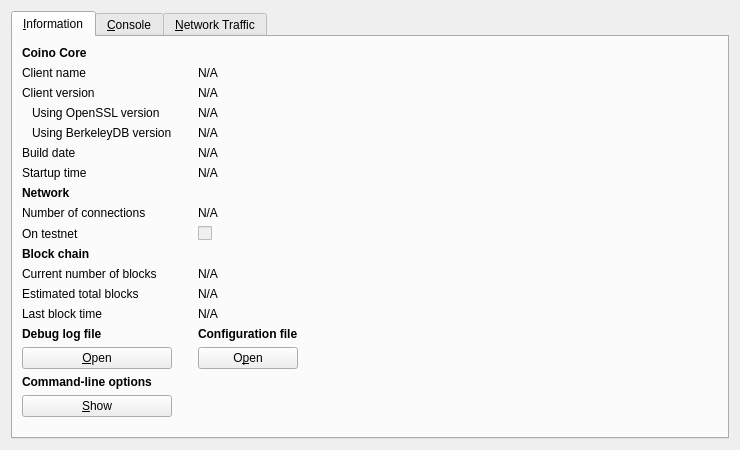
<?xml version="1.0" encoding="UTF-8"?>
<ui version="4.0">
 <class>RPCConsole</class>
 <widget class="QWidget" name="RPCConsole">
  <property name="geometry">
   <rect>
    <x>0</x>
    <y>0</y>
    <width>740</width>
    <height>450</height>
   </rect>
  </property>
  <property name="windowTitle">
   <string>Coino - Debug window</string>
  </property>
  <layout class="QVBoxLayout" name="verticalLayout_2">
   <item>
    <widget class="QTabWidget" name="tabWidget">
     <property name="currentIndex">
      <number>0</number>
     </property>
     <widget class="QWidget" name="tab_info">
      <attribute name="title">
       <string>&amp;Information</string>
      </attribute>
      <layout class="QGridLayout" name="gridLayout">
       <item row="15" column="2">
        <widget class="QLabel" name="labelConfigfile">
         <property name="font">
          <font>
           <weight>75</weight>
           <bold>true</bold>
          </font>
         </property>
         <property name="text">
          <string>Configuration file</string>
         </property>
        </widget>
       </item>
       <item row="13" column="2">
        <widget class="QLabel" name="lastBlockTime">
         <property name="cursor">
          <cursorShape>IBeamCursor</cursorShape>
         </property>
         <property name="text">
          <string>N/A</string>
         </property>
         <property name="textFormat">
          <enum>Qt::PlainText</enum>
         </property>
         <property name="textInteractionFlags">
          <set>Qt::LinksAccessibleByMouse|Qt::TextSelectableByKeyboard|Qt::TextSelectableByMouse</set>
         </property>
        </widget>
       </item>
       <item row="11" column="0">
        <widget class="QLabel" name="label_3">
         <property name="text">
          <string>Current number of blocks</string>
         </property>
        </widget>
       </item>
       <item row="11" column="2">
        <widget class="QLabel" name="numberOfBlocks">
         <property name="cursor">
          <cursorShape>IBeamCursor</cursorShape>
         </property>
         <property name="text">
          <string>N/A</string>
         </property>
         <property name="textFormat">
          <enum>Qt::PlainText</enum>
         </property>
         <property name="textInteractionFlags">
          <set>Qt::LinksAccessibleByMouse|Qt::TextSelectableByKeyboard|Qt::TextSelectableByMouse</set>
         </property>
        </widget>
       </item>
       <item row="17" column="0">
        <widget class="QLabel" name="labelCLOptions">
         <property name="font">
          <font>
           <weight>75</weight>
           <bold>true</bold>
          </font>
         </property>
         <property name="text">
          <string>Command-line options</string>
         </property>
        </widget>
       </item>
       <item row="16" column="0">
        <widget class="QPushButton" name="openDebugLogfileButton">
         <property name="toolTip">
          <string>Open the Coino debug log file from the current data directory. This can take a few seconds for large log files.</string>
         </property>
         <property name="text">
          <string>&amp;Open</string>
         </property>
         <property name="autoDefault">
          <bool>false</bool>
         </property>
        </widget>
       </item>
       <item row="15" column="0">
        <widget class="QLabel" name="labelDebugLogfile">
         <property name="font">
          <font>
           <weight>75</weight>
           <bold>true</bold>
          </font>
         </property>
         <property name="text">
          <string>Debug log file</string>
         </property>
        </widget>
       </item>
       <item row="18" column="3" rowspan="2">
        <spacer name="horizontalSpacer">
         <property name="orientation">
          <enum>Qt::Horizontal</enum>
         </property>
         <property name="sizeHint" stdset="0">
          <size>
           <width>404</width>
           <height>20</height>
          </size>
         </property>
        </spacer>
       </item>
       <item row="19" column="1">
        <spacer name="verticalSpacer">
         <property name="orientation">
          <enum>Qt::Vertical</enum>
         </property>
         <property name="sizeHint" stdset="0">
          <size>
           <width>20</width>
           <height>40</height>
          </size>
         </property>
        </spacer>
       </item>
       <item row="18" column="0">
        <widget class="QPushButton" name="showCLOptionsButton">
         <property name="toolTip">
          <string>Show the Coino-Qt help message to get a list with possible Coino command-line options.</string>
         </property>
         <property name="text">
          <string>&amp;Show</string>
         </property>
         <property name="autoDefault">
          <bool>false</bool>
         </property>
        </widget>
       </item>
       <item row="13" column="0">
        <widget class="QLabel" name="label_2">
         <property name="text">
          <string>Last block time</string>
         </property>
        </widget>
       </item>
       <item row="7" column="0">
        <widget class="QLabel" name="label_11">
         <property name="font">
          <font>
           <weight>75</weight>
           <bold>true</bold>
          </font>
         </property>
         <property name="text">
          <string>Network</string>
         </property>
        </widget>
       </item>
       <item row="6" column="2">
        <widget class="QLabel" name="startupTime">
         <property name="cursor">
          <cursorShape>IBeamCursor</cursorShape>
         </property>
         <property name="text">
          <string>N/A</string>
         </property>
         <property name="textFormat">
          <enum>Qt::PlainText</enum>
         </property>
         <property name="textInteractionFlags">
          <set>Qt::LinksAccessibleByMouse|Qt::TextSelectableByKeyboard|Qt::TextSelectableByMouse</set>
         </property>
        </widget>
       </item>
       <item row="6" column="0">
        <widget class="QLabel" name="label_13">
         <property name="text">
          <string>Startup time</string>
         </property>
        </widget>
       </item>
       <item row="9" column="0">
        <widget class="QLabel" name="label_8">
         <property name="text">
          <string>On testnet</string>
         </property>
        </widget>
       </item>
       <item row="8" column="2">
        <widget class="QLabel" name="numberOfConnections">
         <property name="cursor">
          <cursorShape>IBeamCursor</cursorShape>
         </property>
         <property name="text">
          <string>N/A</string>
         </property>
         <property name="textFormat">
          <enum>Qt::PlainText</enum>
         </property>
         <property name="textInteractionFlags">
          <set>Qt::LinksAccessibleByMouse|Qt::TextSelectableByKeyboard|Qt::TextSelectableByMouse</set>
         </property>
        </widget>
       </item>
       <item row="8" column="0">
        <widget class="QLabel" name="label_7">
         <property name="text">
          <string>Number of connections</string>
         </property>
        </widget>
       </item>
       <item row="10" column="0">
        <widget class="QLabel" name="label_10">
         <property name="font">
          <font>
           <weight>75</weight>
           <bold>true</bold>
          </font>
         </property>
         <property name="text">
          <string>Block chain</string>
         </property>
        </widget>
       </item>
       <item row="9" column="2">
        <widget class="QCheckBox" name="isTestNet">
         <property name="enabled">
          <bool>false</bool>
         </property>
         <property name="text">
          <string/>
         </property>
        </widget>
       </item>
       <item row="12" column="0">
        <widget class="QLabel" name="label_4">
         <property name="text">
          <string>Estimated total blocks</string>
         </property>
        </widget>
       </item>
       <item row="12" column="2">
        <widget class="QLabel" name="totalBlocks">
         <property name="cursor">
          <cursorShape>IBeamCursor</cursorShape>
         </property>
         <property name="text">
          <string>N/A</string>
         </property>
         <property name="textFormat">
          <enum>Qt::PlainText</enum>
         </property>
         <property name="textInteractionFlags">
          <set>Qt::LinksAccessibleByMouse|Qt::TextSelectableByKeyboard|Qt::TextSelectableByMouse</set>
         </property>
        </widget>
       </item>
       <item row="2" column="2">
        <widget class="QLabel" name="clientVersion">
         <property name="cursor">
          <cursorShape>IBeamCursor</cursorShape>
         </property>
         <property name="text">
          <string>N/A</string>
         </property>
         <property name="textFormat">
          <enum>Qt::PlainText</enum>
         </property>
         <property name="textInteractionFlags">
          <set>Qt::LinksAccessibleByMouse|Qt::TextSelectableByKeyboard|Qt::TextSelectableByMouse</set>
         </property>
        </widget>
       </item>
       <item row="4" column="0">
        <widget class="QLabel" name="label_berkeleyDBVersion">
         <property name="text">
          <string>Using BerkeleyDB version</string>
         </property>
         <property name="indent">
          <number>10</number>
         </property>
        </widget>
       </item>
       <item row="3" column="0">
        <widget class="QLabel" name="label_14">
         <property name="text">
          <string>Using OpenSSL version</string>
         </property>
         <property name="indent">
          <number>10</number>
         </property>
        </widget>
       </item>
       <item row="3" column="2">
        <widget class="QLabel" name="openSSLVersion">
         <property name="cursor">
          <cursorShape>IBeamCursor</cursorShape>
         </property>
         <property name="text">
          <string>N/A</string>
         </property>
         <property name="textFormat">
          <enum>Qt::PlainText</enum>
         </property>
         <property name="textInteractionFlags">
          <set>Qt::LinksAccessibleByMouse|Qt::TextSelectableByKeyboard|Qt::TextSelectableByMouse</set>
         </property>
        </widget>
       </item>
       <item row="4" column="2">
        <widget class="QLabel" name="berkeleyDBVersion">
         <property name="cursor">
          <cursorShape>IBeamCursor</cursorShape>
         </property>
         <property name="text">
          <string>N/A</string>
         </property>
         <property name="textFormat">
          <enum>Qt::PlainText</enum>
         </property>
         <property name="textInteractionFlags">
          <set>Qt::LinksAccessibleByMouse|Qt::TextSelectableByKeyboard|Qt::TextSelectableByMouse</set>
         </property>
        </widget>
       </item>
       <item row="5" column="0">
        <widget class="QLabel" name="label_12">
         <property name="text">
          <string>Build date</string>
         </property>
        </widget>
       </item>
       <item row="5" column="2">
        <widget class="QLabel" name="buildDate">
         <property name="cursor">
          <cursorShape>IBeamCursor</cursorShape>
         </property>
         <property name="text">
          <string>N/A</string>
         </property>
         <property name="textFormat">
          <enum>Qt::PlainText</enum>
         </property>
         <property name="textInteractionFlags">
          <set>Qt::LinksAccessibleByMouse|Qt::TextSelectableByKeyboard|Qt::TextSelectableByMouse</set>
         </property>
        </widget>
       </item>
       <item row="2" column="0">
        <widget class="QLabel" name="label_6">
         <property name="text">
          <string>Client version</string>
         </property>
        </widget>
       </item>
       <item row="0" column="0">
        <widget class="QLabel" name="label_9">
         <property name="font">
          <font>
           <weight>75</weight>
           <bold>true</bold>
          </font>
         </property>
         <property name="text">
          <string>Coino Core</string>
         </property>
        </widget>
       </item>
       <item row="1" column="2">
        <widget class="QLabel" name="clientName">
         <property name="cursor">
          <cursorShape>IBeamCursor</cursorShape>
         </property>
         <property name="text">
          <string>N/A</string>
         </property>
         <property name="textFormat">
          <enum>Qt::PlainText</enum>
         </property>
         <property name="textInteractionFlags">
          <set>Qt::LinksAccessibleByMouse|Qt::TextSelectableByKeyboard|Qt::TextSelectableByMouse</set>
         </property>
        </widget>
       </item>
       <item row="1" column="0">
        <widget class="QLabel" name="label_5">
         <property name="text">
          <string>Client name</string>
         </property>
        </widget>
       </item>
       <item row="14" column="2">
        <spacer name="verticalSpacer_2">
         <property name="orientation">
          <enum>Qt::Vertical</enum>
         </property>
         <property name="sizeHint" stdset="0">
          <size>
           <width>20</width>
           <height>20</height>
          </size>
         </property>
        </spacer>
       </item>
       <item row="16" column="2">
        <widget class="QPushButton" name="openConfigurationfileButton">
         <property name="toolTip">
          <string>Open the Coino configuration file from the current data directory.</string>
         </property>
         <property name="text">
          <string>O&amp;pen</string>
         </property>
         <property name="autoDefault">
          <bool>false</bool>
         </property>
        </widget>
       </item>
      </layout>
     </widget>
     <widget class="QWidget" name="tab_console">
      <attribute name="title">
       <string>&amp;Console</string>
      </attribute>
      <layout class="QVBoxLayout" name="verticalLayout_3">
       <property name="spacing">
        <number>3</number>
       </property>
       <item>
        <widget class="QTextEdit" name="messagesWidget">
         <property name="minimumSize">
          <size>
           <width>0</width>
           <height>100</height>
          </size>
         </property>
         <property name="readOnly">
          <bool>true</bool>
         </property>
         <property name="tabKeyNavigation" stdset="0">
          <bool>false</bool>
         </property>
         <property name="columnCount" stdset="0">
          <number>2</number>
         </property>
        </widget>
       </item>
       <item>
        <layout class="QHBoxLayout" name="horizontalLayout">
         <property name="spacing">
          <number>3</number>
         </property>
         <item>
          <widget class="QLabel" name="label">
           <property name="text">
            <string notr="true">&gt;</string>
           </property>
          </widget>
         </item>
         <item>
          <widget class="QLineEdit" name="lineEdit"/>
         </item>
         <item>
          <widget class="QPushButton" name="clearButton">
           <property name="maximumSize">
            <size>
             <width>24</width>
             <height>24</height>
            </size>
           </property>
           <property name="toolTip">
            <string>Clear console</string>
           </property>
           <property name="text">
            <string/>
           </property>
           <property name="icon">
            <iconset resource="../bitcoin.qrc">
             <normaloff>:/icons/remove</normaloff>:/icons/remove</iconset>
           </property>
           <property name="shortcut">
            <string notr="true">Ctrl+L</string>
           </property>
           <property name="autoDefault">
            <bool>false</bool>
           </property>
          </widget>
         </item>
        </layout>
       </item>
      </layout>
     </widget>
     <widget class="QWidget" name="tab_nettraffic">
      <attribute name="title">
       <string>&amp;Network Traffic</string>
      </attribute>
      <layout class="QHBoxLayout" name="horizontalLayout_3">
       <item>
        <layout class="QVBoxLayout" name="verticalLayout_4">
         <item>
          <widget class="TrafficGraphWidget" name="trafficGraph" native="true">
           <property name="sizePolicy">
            <sizepolicy hsizetype="Expanding" vsizetype="Expanding">
             <horstretch>0</horstretch>
             <verstretch>0</verstretch>
            </sizepolicy>
           </property>
          </widget>
         </item>
         <item>
          <layout class="QHBoxLayout" name="horizontalLayout_2">
           <item>
            <widget class="QSlider" name="sldGraphRange">
             <property name="minimum">
              <number>1</number>
             </property>
             <property name="maximum">
              <number>288</number>
             </property>
             <property name="pageStep">
              <number>12</number>
             </property>
             <property name="value">
              <number>6</number>
             </property>
             <property name="orientation">
              <enum>Qt::Horizontal</enum>
             </property>
            </widget>
           </item>
           <item>
            <widget class="QLabel" name="lblGraphRange">
             <property name="minimumSize">
              <size>
               <width>100</width>
               <height>0</height>
              </size>
             </property>
             <property name="alignment">
              <set>Qt::AlignCenter</set>
             </property>
            </widget>
           </item>
           <item>
            <widget class="QPushButton" name="btnClearTrafficGraph">
             <property name="text">
              <string>&amp;Clear</string>
             </property>
             <property name="autoDefault">
              <bool>false</bool>
             </property>
            </widget>
           </item>
          </layout>
         </item>
        </layout>
       </item>
       <item>
        <layout class="QVBoxLayout" name="verticalLayout">
         <item>
          <widget class="QGroupBox" name="groupBox">
           <property name="title">
            <string>Totals</string>
           </property>
           <layout class="QVBoxLayout" name="verticalLayout_5">
            <item>
             <layout class="QHBoxLayout" name="horizontalLayout_4">
              <item>
               <widget class="Line" name="line">
                <property name="sizePolicy">
                 <sizepolicy hsizetype="Fixed" vsizetype="Fixed">
                  <horstretch>0</horstretch>
                  <verstretch>0</verstretch>
                 </sizepolicy>
                </property>
                <property name="minimumSize">
                 <size>
                  <width>10</width>
                  <height>0</height>
                 </size>
                </property>
                <property name="palette">
                 <palette>
                  <active>
                   <colorrole role="Light">
                    <brush brushstyle="SolidPattern">
                     <color alpha="255">
                      <red>0</red>
                      <green>255</green>
                      <blue>0</blue>
                     </color>
                    </brush>
                   </colorrole>
                  </active>
                  <inactive>
                   <colorrole role="Light">
                    <brush brushstyle="SolidPattern">
                     <color alpha="255">
                      <red>0</red>
                      <green>255</green>
                      <blue>0</blue>
                     </color>
                    </brush>
                   </colorrole>
                  </inactive>
                  <disabled>
                   <colorrole role="Light">
                    <brush brushstyle="SolidPattern">
                     <color alpha="255">
                      <red>0</red>
                      <green>255</green>
                      <blue>0</blue>
                     </color>
                    </brush>
                   </colorrole>
                  </disabled>
                 </palette>
                </property>
                <property name="orientation">
                 <enum>Qt::Horizontal</enum>
                </property>
               </widget>
              </item>
              <item>
               <widget class="QLabel" name="label_16">
                <property name="text">
                 <string>Received:</string>
                </property>
               </widget>
              </item>
              <item>
               <widget class="QLabel" name="lblBytesIn">
                <property name="minimumSize">
                 <size>
                  <width>50</width>
                  <height>0</height>
                 </size>
                </property>
                <property name="alignment">
                 <set>Qt::AlignRight|Qt::AlignTrailing|Qt::AlignVCenter</set>
                </property>
               </widget>
              </item>
             </layout>
            </item>
            <item>
             <layout class="QHBoxLayout" name="horizontalLayout_5">
              <item>
               <widget class="Line" name="line_2">
                <property name="sizePolicy">
                 <sizepolicy hsizetype="Fixed" vsizetype="Fixed">
                  <horstretch>0</horstretch>
                  <verstretch>0</verstretch>
                 </sizepolicy>
                </property>
                <property name="minimumSize">
                 <size>
                  <width>10</width>
                  <height>0</height>
                 </size>
                </property>
                <property name="palette">
                 <palette>
                  <active>
                   <colorrole role="Light">
                    <brush brushstyle="SolidPattern">
                     <color alpha="255">
                      <red>255</red>
                      <green>0</green>
                      <blue>0</blue>
                     </color>
                    </brush>
                   </colorrole>
                  </active>
                  <inactive>
                   <colorrole role="Light">
                    <brush brushstyle="SolidPattern">
                     <color alpha="255">
                      <red>255</red>
                      <green>0</green>
                      <blue>0</blue>
                     </color>
                    </brush>
                   </colorrole>
                  </inactive>
                  <disabled>
                   <colorrole role="Light">
                    <brush brushstyle="SolidPattern">
                     <color alpha="255">
                      <red>255</red>
                      <green>0</green>
                      <blue>0</blue>
                     </color>
                    </brush>
                   </colorrole>
                  </disabled>
                 </palette>
                </property>
                <property name="orientation">
                 <enum>Qt::Horizontal</enum>
                </property>
               </widget>
              </item>
              <item>
               <widget class="QLabel" name="label_17">
                <property name="text">
                 <string>Sent:</string>
                </property>
               </widget>
              </item>
              <item>
               <widget class="QLabel" name="lblBytesOut">
                <property name="minimumSize">
                 <size>
                  <width>50</width>
                  <height>0</height>
                 </size>
                </property>
                <property name="alignment">
                 <set>Qt::AlignRight|Qt::AlignTrailing|Qt::AlignVCenter</set>
                </property>
               </widget>
              </item>
             </layout>
            </item>
            <item>
             <spacer name="verticalSpacer_4">
              <property name="orientation">
               <enum>Qt::Vertical</enum>
              </property>
              <property name="sizeHint" stdset="0">
               <size>
                <width>20</width>
                <height>407</height>
               </size>
              </property>
             </spacer>
            </item>
           </layout>
          </widget>
         </item>
        </layout>
       </item>
      </layout>
     </widget>
    </widget>
   </item>
  </layout>
 </widget>
 <customwidgets>
  <customwidget>
   <class>TrafficGraphWidget</class>
   <extends>QWidget</extends>
   <header>trafficgraphwidget.h</header>
   <container>1</container>
   <slots>
    <slot>clear()</slot>
   </slots>
  </customwidget>
 </customwidgets>
 <resources>
  <include location="../bitcoin.qrc"/>
 </resources>
 <connections/>
</ui>
